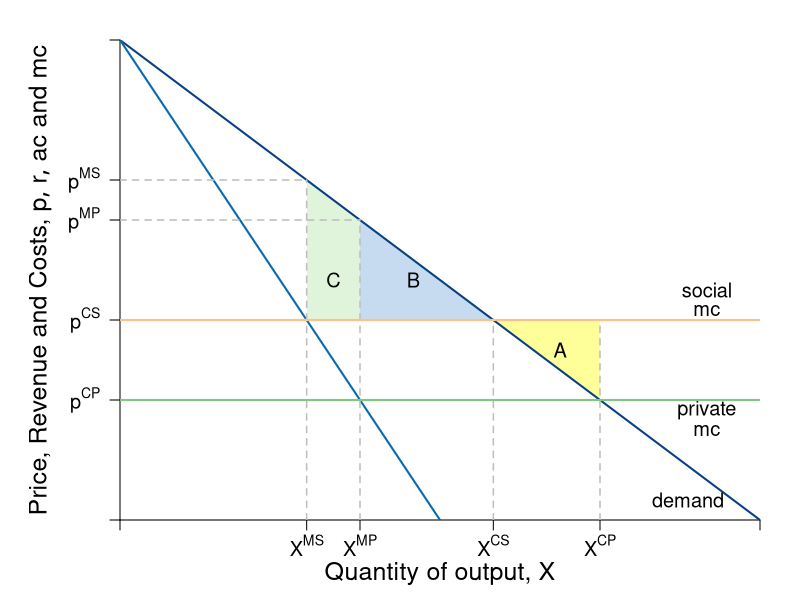

The R source for this figure:
#Graph Designer: Simon Halliday
#Authors: Bowles, Foley and Halliday
#Title: Coordination, Conflict and Competition: A Text in Microeconomics

require(shape)
pdf(file = "public_mechanism/markets_competition_monopolist_external.pdf", width = 9, height = 7)

#Set parameters for graphics
axislabelsize <- 1.5
labelsize <- 1.2
graphlinewidth <- 2
segmentlinewidth <- 1.5

COL <- c("#7fc97f", "#beaed4", "#fdc086", "#ffff99", "#386cb0", "#f0027f", "#bf5b17", "#666666")
COLA <- c("#e0f3db", "#99d8c9","#66c2a4","#41ae76", "#238b45", "#005824")
COLB <- c("#c6dbef", "#4eb3d3", "#2b8cbe", "#0868ac","#084081")

#Edited the margins to cater for the larger LHS labels
par(mar =  c(4, 6, 2, 2))

AvgRevenue <- function(x, rmax = 12, xmax = 12){
  rmax - (rmax/xmax)*x
}
  
MRevenue <- function(x, rmax = 12, xmax = 12){
  rmax - 2*(rmax/xmax)*x
}

AvgCost <- function(x, c0 = 2, c1 = 4){
  c0/x + c1
}

xlims <- c(0, 12)
ylims <- c(0, 12)

npts <- 501 
x <- seq(xlims[1], xlims[2], length.out = npts)
y <- seq(ylims[1], ylims[2], length.out = npts) 
a <- c(13, 16.75, 19.25)

plot(0, 0, xlim = xlims, ylim = ylims, type = "n",
     xlab = expression(paste("")),
     ylab = expression(paste("")), 
     xaxt = "n", 
     yaxt = "n", 
     cex.lab = axislabelsize, 
     bty = "n",
     xaxs="i", 
     yaxs="i")

# ticksy <- seq(from = ylims[1], to = ylims[2], by = 1)
# ylabels <- seq(from = ylims[1], to = ylims[2], by = 1)
# ticksx <- seq(from = xlims[1], to = xlims[2], by = 1)
# xlabels <- seq(from = xlims[1], to = xlims[2], by = 1)
ticksy <- c(0, 3, 5, AvgRevenue(x = 4.5), AvgRevenue(3.5),  ylims[2])
ylabels <- c(NA, expression(paste(p^{CP})), expression(paste(p^{CS})), expression(paste(p^{MP})), expression(paste(p^{MS})), NA)
ticksx <- c(0, 3.5, 4.5, 7, 9, xlims[2])
xlabels <- c(NA, expression(paste(X^{MS})), expression(paste(X^{MP})), expression(paste(X^{CS})), expression(paste(X^{CP})), NA)

axis(1, at = ticksx, pos = 0, labels = xlabels, cex.axis = labelsize)
axis(2, at = ticksy, pos = 0, labels = ylabels, las = 1, cex.axis = labelsize)

npts <- 500 
xx1 <- seq(xlims[1], xlims[2], length.out = npts)
xx3 <- seq(2, 6, length.out = npts)

#Draw the polygon for A
# xpolya <- c(7, 9, 7, 7)
# ypolya <- c(3, 3, 5, 3)
# polygon(x = xpolya, y = ypolya, col=COL[4], density=NULL, border = NA)

xpolya <- c(9, 9, 7, 9)
ypolya <- c(3, 5, 5, 3)
polygon(x = xpolya, y = ypolya, col=COL[4], density=NULL, border = NA)


#Draw the polygon for B
xpolyb <- c(4.5, 7, 4.5, 4.5)
ypolyb <- c(5, 5, AvgRevenue(x = 4.5), 5)
polygon(x = xpolyb, y = ypolyb, col=COLB[1], density=NULL, border = NA)

#Draw the polygon for area C
xpolyc <- c(3.5, 4.5, 4.5, 3.5, 3.5)
ypolyc <- c(5, 5, AvgRevenue(x = 4.5), AvgRevenue(x = 3.5), MRevenue(3.5))
polygon(x = xpolyc, y = ypolyc, col = COLA[1], density = NULL, border = NA)


#lines(xx1, bcA(xx1, w = 10, p = 1.5), col = COLB[3], lwd = graphlinewidth)
lines(xx1, AvgRevenue(xx1, rmax = 12, xmax = 12), col = COLB[5], lwd = graphlinewidth)
lines(xx1, MRevenue(xx1, rmax = 12, xmax = 12), col = COLB[4], lwd = graphlinewidth)
#lines(xx1, AvgCost(xx1, c0 = 2, c1 = 4), col = COLA[5], lwd = graphlinewidth)

#Label the axes
mtext(expression(paste("Quantity of output, ", X)), side=1, line = 2.5, cex = axislabelsize)
text(-1.5, 0.5*ylims[2], expression(paste("Price, Revenue and Costs, ", list(p, r, ac), " and ", mc)), xpd = TRUE, cex = axislabelsize, srt = 90) 

#Label curves
#text(10.5, 4.5, expression(paste(ac(x) == mc(x))), cex = labelsize)
#text(10.5, 3, expression(paste(p(x) == p[max] - s*x)), cex = labelsize)
text(10.65, 0.5, expression(paste(demand)), cex = labelsize)

text(11, 5.75, expression(paste("social")), cex = labelsize)
text(11, 5.25, expression(paste("mc")), cex = labelsize)

text(11, 2.75, expression(paste("private")), cex = labelsize)
text(11, 2.25, expression(paste("mc")), cex = labelsize)

#Labels cost and profit areas
#text(2, 0.5*AvgCost(x = 4), expression("Total Costs"), cex = labelsize)
#text(2, 6, expression("Profit"), cex = labelsize)

#Draw segments for total costs
segments(0, AvgRevenue(x = 3.5), 3.5, AvgRevenue(x = 3.5), lty = 2, col = "gray" , lwd = segmentlinewidth)
segments(0, AvgRevenue(x = 4.5), 4.5, AvgRevenue(x = 4.5), lty = 2, col = "gray" , lwd = segmentlinewidth)

segments(3.5, 0, 3.5, AvgRevenue(x = 3.5), lty = 2, col = "gray" , lwd = segmentlinewidth)
segments(4.5, 0, 4.5, AvgRevenue(x = 4.5), lty = 2, col = "gray" , lwd = segmentlinewidth)
segments(7, 0, 7, AvgRevenue(x = 7), lty = 2, col = "gray" , lwd = segmentlinewidth)
segments(9, 0, 9, 5, lty = 2, col = "gray" , lwd = segmentlinewidth)

#Price lines
segments(0, 3, xlims[2], 3, lty = 1, col = COL[1] , lwd = graphlinewidth)
segments(0, 5, xlims[2], 5, lty = 1, col = COL[3] , lwd = graphlinewidth)


#Label Points for comparison
#points(4, MRevenue(x = 4), pch = 16, col = "black", cex = 1.5)
#text(3.8, MRevenue(x = 4) - 0.4, expression(i), cex = labelsize)


#points(4, AvgRevenue(x = 4), pch = 16, col = "black", cex = 1.5)
text(8.25, 4.25, expression(A), cex = labelsize)
text(5.5, 6, expression(B), cex = labelsize)
text(4, 6, expression(C), cex = labelsize)


#Arrow to mr = mc
#text(7.5, 9.5, expression(paste("Profit Maximum at")), cex = labelsize)
#text(7.5, 9, expression(paste(mr == mc)), cex = labelsize)
#Arrows(6.1, 9.2, 4.2, 4.3, col = "black", lty = 1, lwd = 2, arr.type = "triangle", arr.lwd = 0.5)



dev.off()
